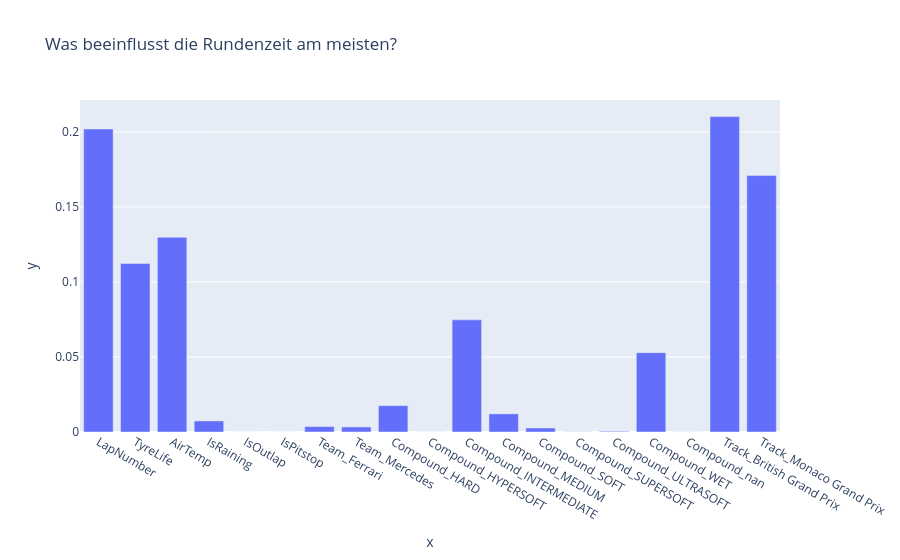

Notebook code cell kept with this figure:
### Code cell
import plotly.express as px

# Am Beispiel des Random Forest
importances = rf_model.feature_importances_
feature_names = X_train.columns
fig = px.bar(x=feature_names, y=importances, title="Was beeinflusst die Rundenzeit am meisten?")
fig.show()

### Figure 1 — Plotly figure (JSON) as saved in the notebook; plotly's stock layout.template omitted (floating-point values rounded to 4 significant figures)
{"data": [{"hovertemplate": "x=%{x}<br>y=%{y}<extra></extra>", "legendgroup": "", "marker": {"color": "#636efa", "pattern": {"shape": ""}}, "name": "", "orientation": "v", "showlegend": false, "textposition": "auto", "type": "bar", "x": ["LapNumber", "TyreLife", "AirTemp", "IsRaining", "IsOutlap", "IsPitstop", "Team_Ferrari", "Team_Mercedes", "Compound_HARD", "Compound_HYPERSOFT", "Compound_INTERMEDIATE", "Compound_MEDIUM", "Compound_SOFT", "Compound_SUPERSOFT", "Compound_ULTRASOFT", "Compound_WET", "Compound_nan", "Track_British Grand Prix", "Track_Monaco Grand Prix"], "xaxis": "x", "y": [0.2019, 0.1124, 0.1297, 0.007371, 0.0, 0.0, 0.003608, 0.003357, 0.01757, 3.322e-05, 0.07474, 0.01208, 0.002685, 7.004e-05, 0.0004593, 0.05286, 4.962e-05, 0.2102, 0.1709], "yaxis": "y"}], "layout": {"barmode": "relative", "legend": {"tracegroupgap": 0}, "title": {"text": "Was beeinflusst die Rundenzeit am meisten?"}, "xaxis": {"anchor": "y", "domain": [0, 1], "title": {"text": "x"}}, "yaxis": {"anchor": "x", "domain": [0, 1], "title": {"text": "y"}}}}
